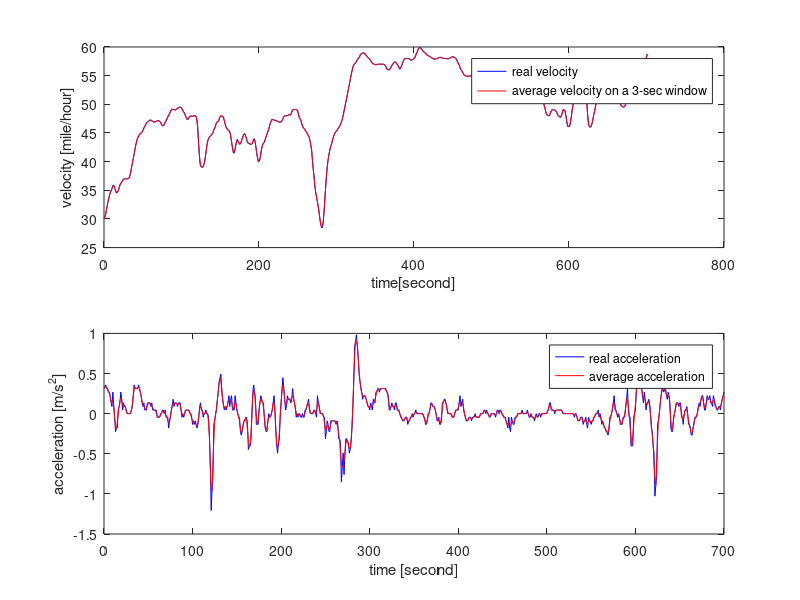

MATLAB code for this plot:
clc;
clear all;

% Load the velocity and acceleration
load('first_car_v');
load('first_car_a');

% Parameters
step = 701;
delta_t = 1;
time = zeros(step,1);
avg_first_car_v = zeros(step,1);
v_us = zeros(step,1);
v_us_old = zeros(step,1);
avg_first_car_a = zeros(step-1,1);
avg_first_car_v(1) = first_car_v(1);


% Calculate the average speed on a 3-sec time window
for i = 2:step
    time(i) = i;
    avg_first_car_v(i) = (first_car_v(i-1) + first_car_v(i) + first_car_v(i+1))/3;
end

% Change unit for velocity
for i = 1:step
    v_us_old(i) = first_car_v(i)/0.44704;
    v_us(i) = avg_first_car_v(i)/0.44704;   
end

% Calculate the acceleration from the averaged speed
for i = 1:step-1
    avg_first_car_a(i) = (avg_first_car_v(i+1)-avg_first_car_v(i))/delta_t;
end

avg_first_car_v(step) = [];

% Save into file
save('avg_first_car_v.mat','avg_first_car_v');
save('avg_first_car_a.mat','avg_first_car_a');

% Plot the results
subplot(2,1,1)
plot(time, v_us_old(1:step,:), 'b', time, v_us, 'r');
xlabel('time[second]')
ylabel('velocity [mile/hour]');
legend('real velocity','average velocity on a 3-sec window');

subplot(2,1,2)
plot(time(1:step-1,:), first_car_a(1:step-1,:),'b', time(1:step-1,:), avg_first_car_a(1:step-1,:), 'r');
xlabel('time [second]');
ylabel('acceleration [m/s^2]');
legend('real acceleration','average acceleration');

